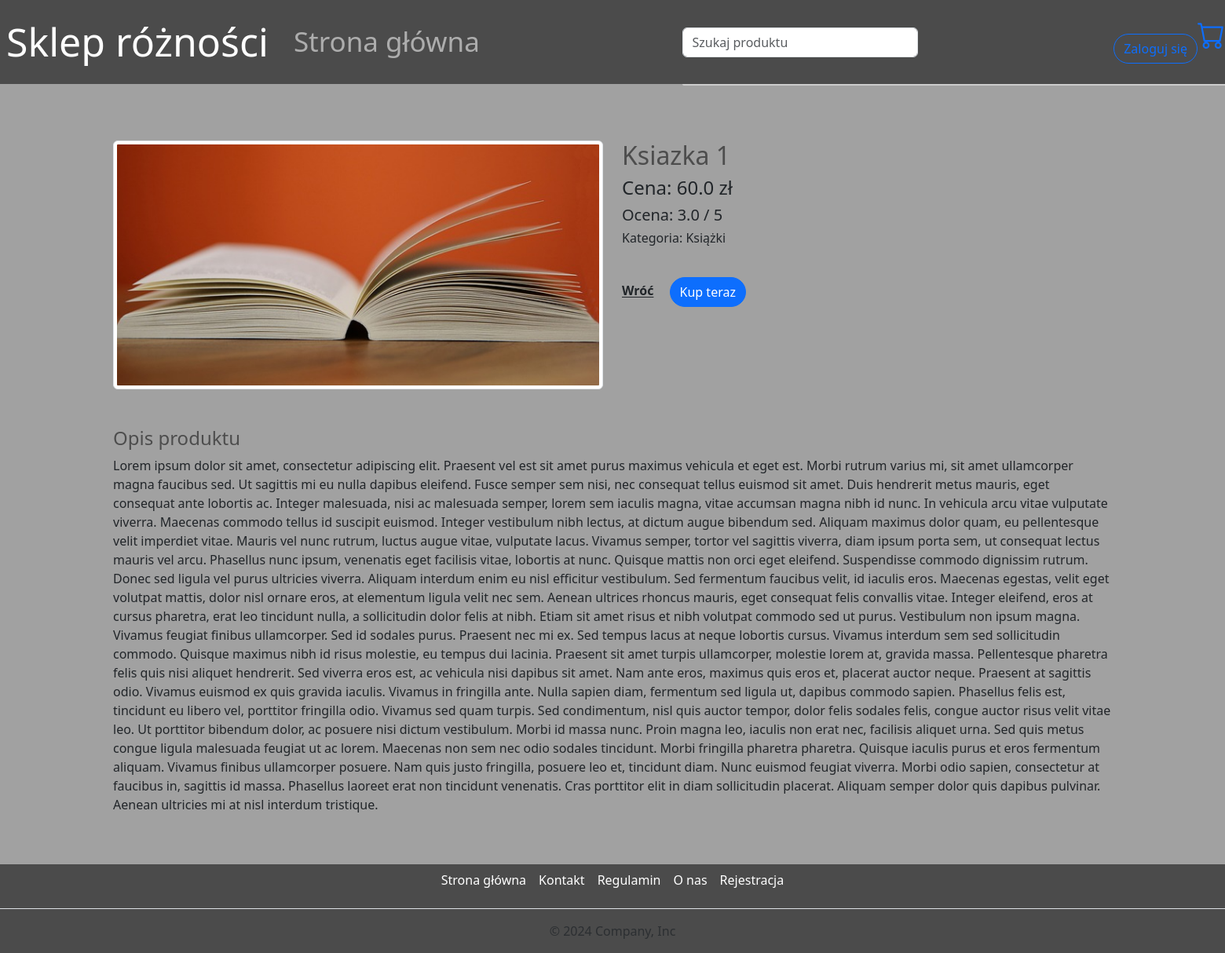
The page /products/1/ on the database its author committed.
### store/models.py (models this page shows, shortened)
class Product(models.Model):
    name = models.CharField(max_length = 200, null=True)
    price = models.FloatField()
    image = models.ImageField(null=True, blank=True)
    category = models.ForeignKey(Category, on_delete=models.SET_NULL, null=True, default=1)  # Assuming '1' is the id for 'Uncategorized'
    description = models.TextField(null=True, blank=True, default="")
    rating = models.FloatField(default=0, null=True, blank=True)

class Category(models.Model):
    name = models.CharField(max_length=200, unique=True, null=False)

### store/views.py (the view)
# urls.py: path('products/<int:pk>/', views.productdetail, name='productdetail'),
def productdetail(request,pk):
    is_admin = request.user.is_superuser
    product = Product.objects.get(id = pk)
    return render(request, 'store/product.html', {'product': product,'is_admin':is_admin})

### store/templates/store/product.html (shortened to what this page needs)
{% extends 'store/main.html' %}
{% load static %}
{% block content %}
<div class="container my-5">
  <div class="row">
      <div class="col-md-6">
          {% if product.image %}
              <img src="{{ product.image.url }}" alt="{{ product.name }}" class="product-image img-thumbnail">
          {% else %}
              <img src="https://via.placeholder.com/500" alt="No Image Available" class="product-image img-thumbnail">
          {% endif %}
      </div>
      <div class="col-md-6">
          <h2>{{ product.name }}</h2>
          <p class="h4">Cena: {{ product.price }} zł</p>
          <p class="h5">Ocena: {{ product.rating|floatformat:1 }} / 5</p>
          <p class="h6">Kategoria: {{ product.category.name }}</p>
          <div class="mt-4">
              <a href="{% url 'store' %}" class="text-dark fw-bold">Wróć</a>
              <button data-product={{product.id}} data-action="add" type="button" data-mdb-button-init data-mdb-ripple-init class="btn btn-primary rounded-pill add-btn update-cart m-3">Kup teraz</button>
          </div>
      </div>
  </div>
  <div class="row mt-5">
      <div class="col-12">
          <h4>Opis produktu</h4>
          <p>{{ product.description }}</p>
      </div>
  </div>
</div>
{% endblock content %}

### rows shown on the page
Product: image (picture), name "Ksiazka 1", price "60.0", rating "3.0", category.name "Książki", description "Lorem ipsum dolor sit amet, consectetur adipiscing elit. Praesent vel est sit amet purus maximus vehicula et eget est. Morbi rutrum varius mi, sit amet ullamcorper magna faucibus sed. Ut sagittis mi eu nulla dapibus eleifend. Fusce semper sem nisi, nec consequat tellus euismod sit amet. Duis hendrerit metus mauris, eget consequat ante lobortis ac. Integer malesuada, nisi ac malesuada semper, lorem sem iaculis magna, vitae accumsan magna nibh id nunc. In vehicula arcu vitae vulputate viverra. Maecenas commodo tellus id suscipit euismod. Integer vestibulum nibh lectus, at dictum augue bibendum sed. Aliquam maximus dolor quam, eu pellentesque velit imperdiet vitae. Mauris vel nunc rutrum,…"
